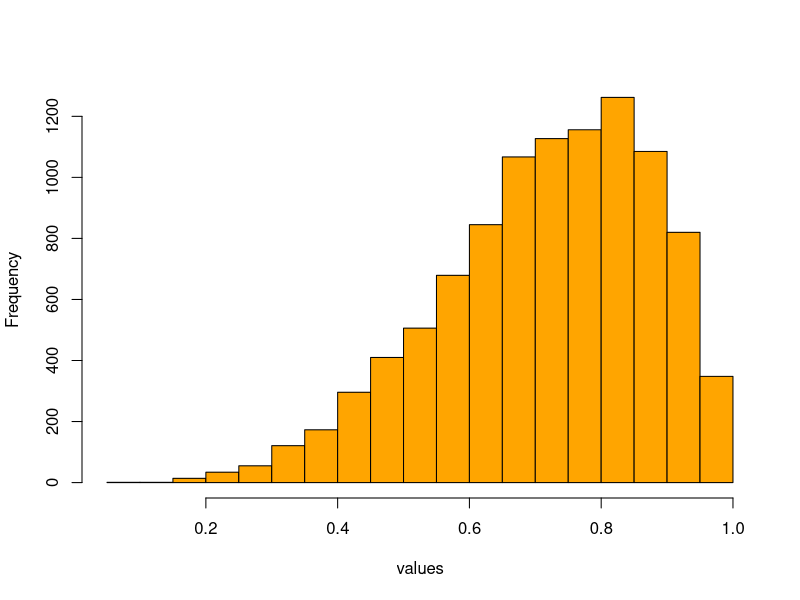
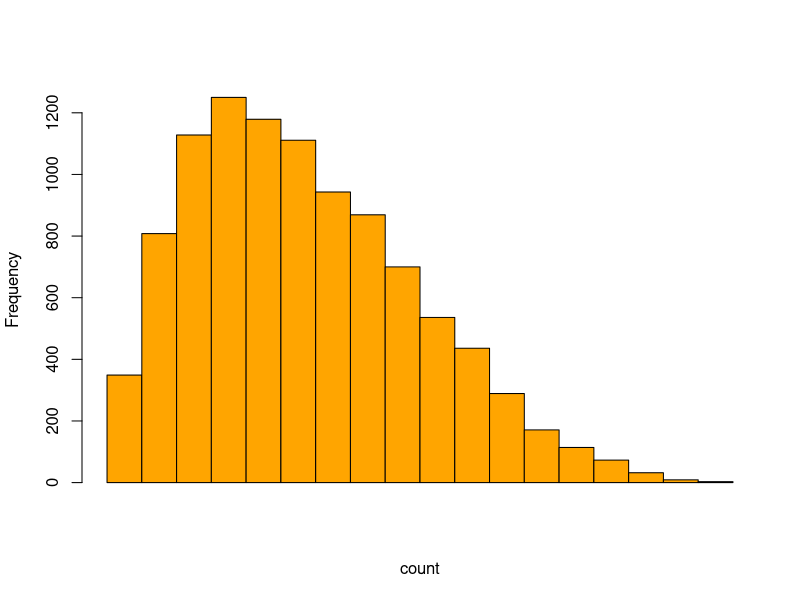
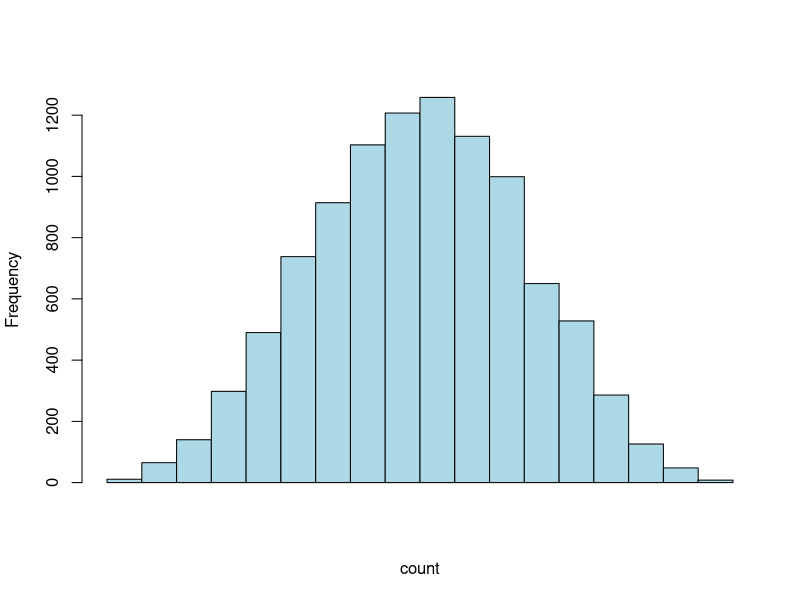
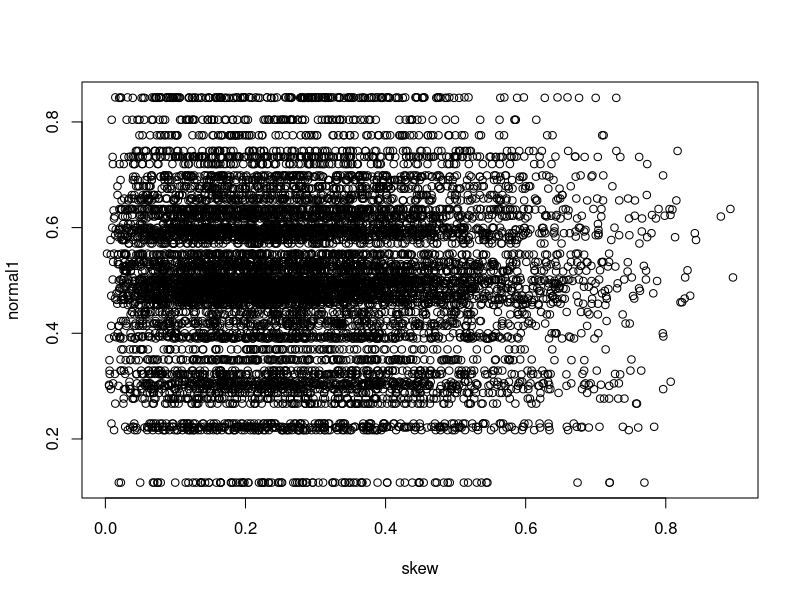
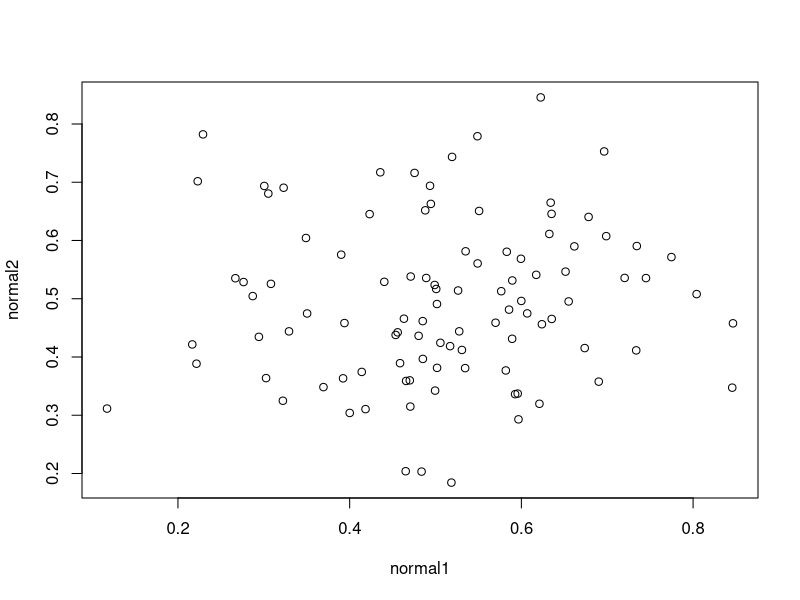
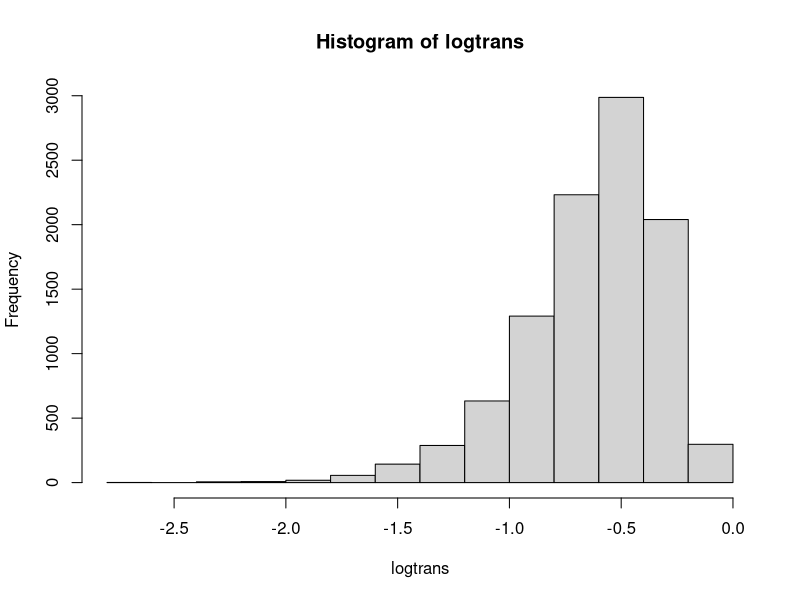
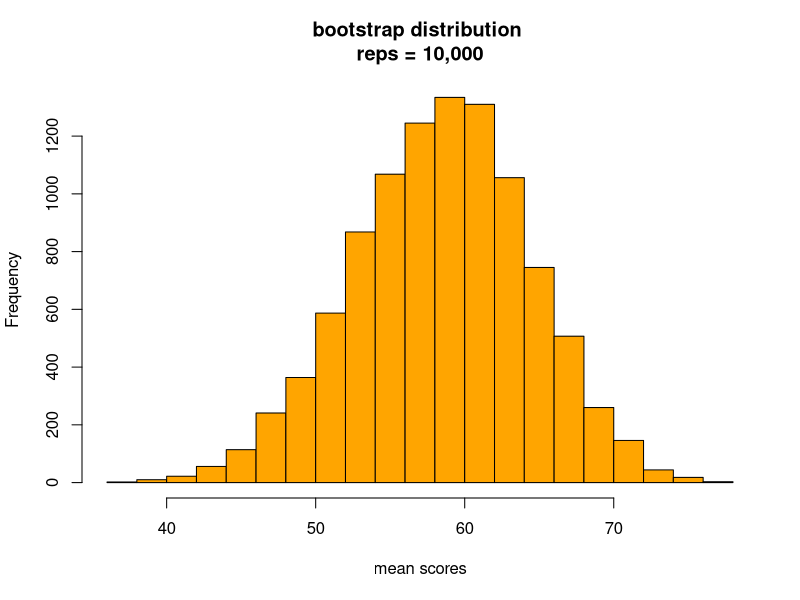

Recreate these plots in R, in order.
hist(rbeta(10000,5,2), col="orange", main = "", xlab = "values")
hist(rbeta(10000,2,5), col="orange", main = "", xlab = "count", xaxt = "n")
hist(rbeta(10000,5,5), col="lightblue", main = "", xlab = "count", xaxt = "n")

skew <- rbeta(10000,2,5)
normal1 <- rbeta(100,5,5)
normal2 <- rbeta(100,5,5)

df1 <- data.frame(skew, normal1)

plot(df1)

df2 <- data.frame(normal1, normal2)

plot(df2)

logtrans <- log10(skew)
hist(logtrans)

# Bootstrapping
scores <- c(45, 65, 70, 35, 27, 75, 80, 66, 41, 81)
originalMean <- mean(scores)
sample1 <- c(45, 70, 27, 41, 27, 75, 81, 45, 70, 35)
Mean1 <- mean(sample1)
sample2 <- c(35, 75, 41, 41, 65, 70, 35, 45, 65, 66)
Mean2 <- mean(sample2)
sample3 <- c(81, 66, 81, 80, 35, 41, 65, 70, 45, 81)
Mean3 <- mean(sample3)

# Using sample function
sampleX <- sample(scores, length(scores), replace = T)

library("boot")
boot.mean <- function(x,i){boot.mean <- mean(x[i])}
sampleBoot <- boot(scores, statistic = boot.mean, R=10000)
hist(sampleBoot$t, col="orange", main="bootstrap distribution \nreps = 10,000", xlab = "mean scores")

# Multiple hypothesis testing
p = c(0.04, 0.01, 0.001, 0.06, 0.4)
p.adjust(p, method = p.adjust.methods, n = length(p))

